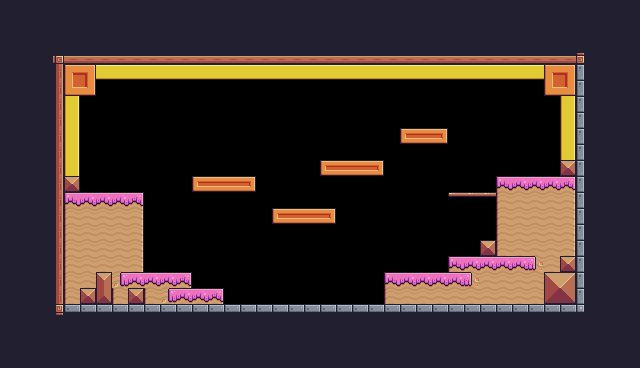

A 2D game scene composited from a Tiled map and its tileset images. What follows is a short description and the map's XML, with every tile layer's data as written:
An orthogonal 40x23 tile map with 16x16 px tiles, 1 tile layer (Background) and 33 objects (10x Fruit, 2x Chicken, Player, Checkpoint, Saw).

<map version="1.10" tiledversion="1.11.2" orientation="orthogonal" renderorder="right-down" width="40" height="23" tilewidth="16" tileheight="16" infinite="0" nextlayerid="6" nextobjectid="114">
 <tileset firstgid="1" source="Pixel Adventure.tsx" />
 <layer id="1" name="Background" width="40" height="23">
  <properties>
   <property name="BackgroundColor" value="Blue" />
  </properties>
  <data encoding="csv">
24,24,24,24,24,24,24,24,24,24,24,24,24,24,24,24,24,24,24,24,24,24,24,24,24,24,24,24,24,24,24,24,24,24,24,24,24,24,24,24,
24,24,24,24,24,24,24,24,24,24,24,24,24,24,24,24,24,24,24,24,24,24,24,24,24,24,24,24,24,24,24,24,24,24,24,24,24,24,24,24,
24,24,24,24,24,24,24,24,24,24,24,24,24,24,24,24,24,24,24,24,24,24,24,24,24,24,24,24,24,24,24,24,24,24,24,24,24,24,24,24,
24,24,24,92,134,134,134,134,134,134,134,134,134,134,134,134,134,134,134,134,134,134,134,134,134,134,134,134,134,134,134,134,134,134,134,134,93,24,24,24,
24,24,24,113,212,213,195,195,195,195,195,195,195,195,195,195,195,195,195,195,195,195,195,195,195,195,195,195,195,195,195,195,195,195,212,213,23,24,24,24,
24,24,24,113,234,235,0,0,0,0,0,0,0,0,0,0,0,0,0,0,0,0,0,0,0,0,0,0,0,0,0,0,0,0,234,235,23,24,24,24,
24,24,24,113,219,0,0,0,0,0,0,0,0,0,0,0,0,0,0,0,0,0,0,0,0,0,0,0,0,0,0,0,0,0,0,219,23,24,24,24,
24,24,24,113,219,0,0,0,0,0,0,0,0,0,0,0,0,0,0,0,0,0,0,0,0,0,0,0,0,0,0,0,0,0,0,219,23,24,24,24,
24,24,24,113,219,0,0,0,0,0,0,0,0,0,0,0,0,0,0,0,0,0,0,0,0,189,190,191,0,0,0,0,0,0,0,219,23,24,24,24,
24,24,24,113,219,0,0,0,0,0,0,0,0,0,0,0,0,0,0,0,0,0,0,0,0,0,0,0,0,0,0,0,0,0,0,219,23,24,24,24,
24,24,112,113,219,0,0,0,0,0,0,0,0,0,0,0,0,0,0,0,189,190,190,191,0,0,0,0,0,0,0,0,0,0,0,35,23,24,24,24,
24,24,112,113,35,0,0,0,0,0,0,0,189,190,190,191,0,0,0,0,0,0,0,0,0,0,0,0,0,0,0,183,184,184,184,185,23,24,24,24,
24,24,112,113,183,184,184,184,185,0,0,0,0,0,0,0,0,0,0,0,0,0,0,0,0,0,0,0,40,41,41,205,206,206,206,207,23,24,24,24,
24,24,112,113,205,206,206,206,207,0,0,0,0,0,0,0,0,189,190,190,191,0,0,0,0,0,0,0,0,0,0,205,206,206,206,207,23,24,24,24,
24,24,112,113,205,206,206,206,207,0,0,0,0,0,0,0,0,0,0,0,0,0,0,0,0,0,0,0,0,0,0,205,206,206,206,207,23,24,24,24,
24,24,24,113,205,206,206,206,207,54,54,0,79,0,0,0,0,0,0,0,0,0,0,0,0,0,0,0,0,0,35,205,206,206,206,207,23,24,24,24,
24,24,24,113,205,206,206,206,207,0,0,0,79,0,0,0,0,0,0,0,0,0,0,0,0,0,0,0,183,184,184,184,184,209,206,35,23,24,24,24,
24,24,24,113,205,206,16,208,184,184,184,185,0,0,0,0,0,0,0,0,0,0,0,0,183,184,184,184,184,209,206,206,206,206,36,37,23,24,24,24,
24,24,24,113,205,35,60,205,35,205,208,184,184,185,0,0,0,0,0,0,0,0,0,0,205,206,206,206,206,206,206,206,206,206,58,59,23,24,24,24,
24,24,24,114,2,2,2,2,2,2,2,2,2,2,2,2,2,2,2,2,2,2,2,2,2,2,2,2,2,2,2,2,2,2,2,2,27,24,24,24,
24,24,24,24,24,24,24,24,24,24,24,24,24,24,24,24,24,24,24,24,24,24,24,24,24,24,24,24,24,24,24,24,24,24,24,24,24,24,24,24,
24,24,24,24,24,24,24,24,24,24,24,24,24,24,24,24,24,24,24,24,24,24,24,24,24,24,24,24,24,24,24,24,24,24,24,24,24,24,24,24,
24,24,24,24,24,24,24,24,24,24,24,24,24,24,24,24,24,24,24,24,24,24,24,24,24,24,24,24,24,24,24,24,24,24,24,24,24,24,24,24
</data>
 </layer>
 <objectgroup id="2" name="Spawnpoints">
  <object id="4" name="Player" type="Player" x="85.2727" y="156.955" width="32" height="32" />
  <object id="22" name="Pineapple" type="Fruit" x="335.5" y="92.3333" width="32" height="32" />
  <object id="26" name="Melon" type="Fruit" x="393.25" y="93.5" width="32" height="32" />
  <object id="40" type="Checkpoint" x="495.75" y="110.75" width="64" height="64" />
  <object id="42" name="Chicken" type="Chicken" x="229.5" y="270.5" width="32" height="32">
   <properties>
    <property name="offNeg" type="float" value="10" />
    <property name="offPos" type="float" value="6" />
   </properties>
  </object>
  <object id="43" name="Chicken" type="Chicken" x="348.5" y="270" width="32" height="32">
   <properties>
    <property name="offNeg" type="float" value="6" />
    <property name="offPos" type="float" value="10" />
   </properties>
  </object>
  <object id="58" name="Pineapple" type="Fruit" x="318" y="125.667" width="32" height="32" />
  <object id="85" type="Saw" x="271.697" y="133.106" width="32" height="32">
   <properties>
    <property name="isVertical" type="bool" value="true" />
    <property name="offNeg" type="float" value="4" />
    <property name="offPos" type="float" value="3" />
   </properties>
  </object>
  <object id="89" name="Bananas" type="Fruit" x="285" y="173.667" width="32" height="32" />
  <object id="90" name="Bananas" type="Fruit" x="461.333" y="153.333" width="32" height="32" />
  <object id="91" name="Orange" type="Fruit" x="227.917" y="142.375" width="32" height="32" />
  <object id="92" name="Orange" type="Fruit" x="209.583" y="108.667" width="32" height="32" />
  <object id="93" name="Pineapple" type="Fruit" x="352.667" y="125.667" width="32" height="32" />
  <object id="94" name="Orange" type="Fruit" x="193.333" y="142.606" width="32" height="32" />
  <object id="95" name="Melon" type="Fruit" x="427.25" y="93.25" width="32" height="32" />
 </objectgroup>
 <objectgroup id="3" name="Collisions">
  <object id="51" x="46.6667" y="46.6667" width="16" height="272" />
  <object id="52" x="62.6667" y="46.6667" width="528" height="16" />
  <object id="53" x="574.667" y="62.6667" width="16" height="256" />
  <object id="54" x="62.6667" y="302.667" width="512" height="16" />
  <object id="67" x="271" y="208" width="65.6667" height="17" />
  <object id="68" x="64" y="191" width="80" height="80" />
  <object id="72" x="445" y="190" width="50" height="8" />
  <object id="74" x="383" y="271" width="192" height="32" />
  <object id="76" x="63.5" y="270" width="128.75" height="18.25" />
  <object id="77" x="63" y="287.75" width="163.083" height="15.5" />
  <object id="78" x="494" y="174" width="81.5" height="83.75" />
  <object id="80" x="479.25" y="238.75" width="18" height="18.5" />
  <object id="83" x="447" y="255.5" width="128" height="17.5" />
  <object id="84" x="557.75" y="158.25" width="18.5" height="18" />
  <object id="86" x="190.75" y="175.75" width="65.5" height="17" />
  <object id="87" x="318.75" y="160" width="65.5" height="15.75" />
  <object id="88" x="398" y="127.25" width="50.75" height="16.75" />
  <object id="113" x="64.4545" y="176.174" width="15.8182" height="15.7727" />
 </objectgroup>
</map>
